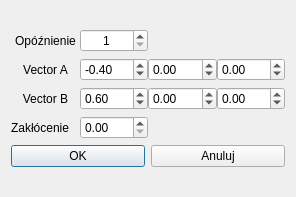
<?xml version="1.0" encoding="UTF-8"?>
<ui version="4.0">
 <class>OknoARX</class>
 <widget class="QDialog" name="OknoARX">
  <property name="geometry">
   <rect>
    <x>0</x>
    <y>0</y>
    <width>296</width>
    <height>197</height>
   </rect>
  </property>
  <property name="windowTitle">
   <string>Model ARX</string>
  </property>
  <layout class="QGridLayout" name="gridLayout">
   <item row="0" column="0">
    <layout class="QVBoxLayout" name="verticalLayout">
     <item>
      <layout class="QGridLayout" name="gridLayout_9">
       <property name="horizontalSpacing">
        <number>0</number>
       </property>
       <item row="1" column="1">
        <widget class="QSpinBox" name="delaySpinBox_2">
         <property name="alignment">
          <set>Qt::AlignCenter</set>
         </property>
         <property name="minimum">
          <number>1</number>
         </property>
        </widget>
       </item>
       <item row="11" column="0">
        <widget class="QLabel" name="label_16">
         <property name="text">
          <string>Zakłócenie</string>
         </property>
        </widget>
       </item>
       <item row="10" column="2">
        <widget class="QDoubleSpinBox" name="vectorbbSpinBox_2">
         <property name="minimum">
          <double>-1.000000000000000</double>
         </property>
         <property name="maximum">
          <double>1.000000000000000</double>
         </property>
         <property name="singleStep">
          <double>0.010000000000000</double>
         </property>
        </widget>
       </item>
       <item row="2" column="2">
        <widget class="QDoubleSpinBox" name="vectoraaSpinBox_2">
         <property name="minimum">
          <double>-1.000000000000000</double>
         </property>
         <property name="maximum">
          <double>1.000000000000000</double>
         </property>
         <property name="singleStep">
          <double>0.010000000000000</double>
         </property>
        </widget>
       </item>
       <item row="10" column="0">
        <widget class="QLabel" name="label_12">
         <property name="text">
          <string>Vector B</string>
         </property>
         <property name="alignment">
          <set>Qt::AlignCenter</set>
         </property>
        </widget>
       </item>
       <item row="2" column="3">
        <widget class="QDoubleSpinBox" name="vectoraaa_2">
         <property name="minimum">
          <double>-1.000000000000000</double>
         </property>
         <property name="maximum">
          <double>1.000000000000000</double>
         </property>
         <property name="singleStep">
          <double>0.010000000000000</double>
         </property>
        </widget>
       </item>
       <item row="11" column="1">
        <widget class="QDoubleSpinBox" name="zaklocenieSpinBox_2">
         <property name="singleStep">
          <double>0.010000000000000</double>
         </property>
        </widget>
       </item>
       <item row="2" column="1">
        <widget class="QDoubleSpinBox" name="vectoraSpinBox_2">
         <property name="decimals">
          <number>2</number>
         </property>
         <property name="minimum">
          <double>-1.000000000000000</double>
         </property>
         <property name="maximum">
          <double>1.000000000000000</double>
         </property>
         <property name="singleStep">
          <double>0.010000000000000</double>
         </property>
         <property name="value">
          <double>-0.400000000000000</double>
         </property>
        </widget>
       </item>
       <item row="10" column="3">
        <widget class="QDoubleSpinBox" name="vectorbbb_2">
         <property name="minimum">
          <double>-1.000000000000000</double>
         </property>
         <property name="maximum">
          <double>1.000000000000000</double>
         </property>
         <property name="singleStep">
          <double>0.010000000000000</double>
         </property>
        </widget>
       </item>
       <item row="10" column="1">
        <widget class="QDoubleSpinBox" name="vectorbSpinBox_2">
         <property name="minimum">
          <double>-1.000000000000000</double>
         </property>
         <property name="maximum">
          <double>1.000000000000000</double>
         </property>
         <property name="singleStep">
          <double>0.010000000000000</double>
         </property>
         <property name="value">
          <double>0.600000000000000</double>
         </property>
        </widget>
       </item>
       <item row="1" column="0">
        <widget class="QLabel" name="label_11">
         <property name="text">
          <string>Opóźnienie</string>
         </property>
         <property name="alignment">
          <set>Qt::AlignCenter</set>
         </property>
        </widget>
       </item>
       <item row="2" column="0">
        <widget class="QLabel" name="label_13">
         <property name="text">
          <string>Vector A</string>
         </property>
         <property name="alignment">
          <set>Qt::AlignCenter</set>
         </property>
        </widget>
       </item>
      </layout>
     </item>
     <item>
      <layout class="QHBoxLayout" name="horizontalLayout">
       <item>
        <widget class="QPushButton" name="btnOK">
         <property name="text">
          <string>OK</string>
         </property>
        </widget>
       </item>
       <item>
        <widget class="QPushButton" name="btnAnuluj">
         <property name="text">
          <string>Anuluj</string>
         </property>
        </widget>
       </item>
      </layout>
     </item>
    </layout>
   </item>
  </layout>
 </widget>
 <resources/>
 <connections/>
</ui>
